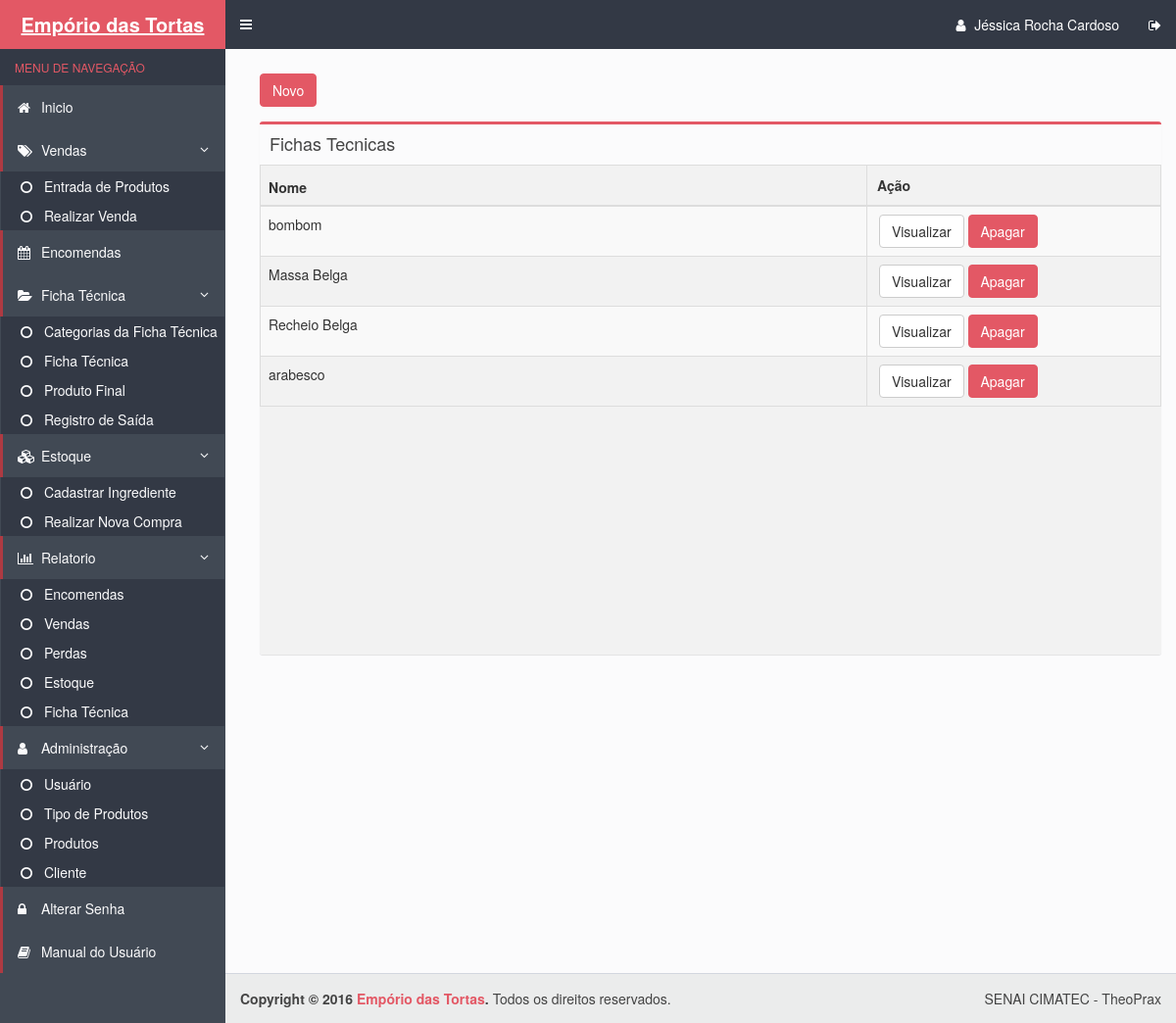
The page /ficha_tecnica.php (signed in) on the database its author committed.
### tables this page shows
CREATE TABLE IF NOT EXISTS `fichastecnicas` (
  `cod_fichaTecnica` int(11) NOT NULL AUTO_INCREMENT,
  `categoriafichatecnica_codigo` int(11) NOT NULL,
  `nome` varchar(100) NOT NULL,
  `Tamanho` varchar(1) DEFAULT NULL,
  `valortotal` decimal(10,2) unsigned NOT NULL,
  PRIMARY KEY (`cod_fichaTecnica`),
  KEY `categoriafichatecnica_codigo` (`categoriafichatecnica_codigo`)
);

### ficha_tecnica.php (the view, shortened to what this page needs)
<!DOCTYPE html>
<html>
  <head>
    <link rel="stylesheet" href="bootstrap/css/bootstrap.min.css">
    <link rel="stylesheet" href="bootstrap/css/bootstrap.css">
    <link rel="stylesheet" href="https://maxcdn.bootstrapcdn.com/font-awesome/4.4.0/css/font-awesome.min.css">
    <link rel="stylesheet" href="https://code.ionicframework.com/ionicons/2.0.1/css/ionicons.min.css">
    <link rel="stylesheet" href="dist/css/AdminLTE.css">
    <link rel="stylesheet" href="dist/css/skins/skin-blue.css">
  </head>
  <body class="hold-transition skin-blue sidebar-mini">
    <div class="wrapper">
      <?php include_once("includes/header.php") ?>
      <?php include_once("includes/menu.php") ?>
      <div class="content-wrapper">
        <section class="content">
        <div class="row">
            <div class="col-xs-12">
         <a class="btn btn-danger" href="forms/cadastrar_ficha_tecnica.php">Novo</a>
          <section class="content-header">
          </section>
              <div class="box">
                <div class="box-header">
                      <h3 class="box-title">Fichas Tecnicas</h3>
                </div>
                <div class="box-body table-responsive no-padding" id="scroll">
                  <table id="example" class="table table-striped table-bordered" cellspacing="0" width="100%">
         <thead>
      <tr>
                  <th class="views-field views-field-id">
            Nome          </th>
                  <th class="views-field views-field-field-nome" id='celula2'>
            Ação         </th>
    </thead>
    <tbody>
         <?php
             $pdo = Database::connect();
             $sql = "SELECT * from fichastecnicas"
             ;
              foreach ($pdo->query($sql) as $row) {
                  echo '<tr>';
                  echo '<td>'. $row['nome'] . '</td>';
                  echo '<td width=180>';
                  echo '<a class="btn btn-default" href="DAO/visualizar_fichatecnica.php?id='.$row['cod_fichaTecnica'].'">Visualizar</a>';
                  echo '<a class="btn btn-danger" href="DAO/Excluir_fichatecnica.php?id='.$row['cod_fichaTecnica'].'">Apagar</a>';
                  echo '</td>';
                  echo '</tr>';
             }
            ?>
      </tbody>
</table>
                </div>
              </div>
            </div>
          </div>
        </section>
      </div>
      <?php include_once("includes/footer.php") ?>
    <link rel="stylesheet" type="text/css" href="css/bootstrap.css">
    <link rel="stylesheet" type="text/css" href="css/dataTables.bootstrap.min.css">
  </body>
</html>

### ficha_tecnica.php (style rules this page uses)
#celula2 { width: 300px; padding:10px; _width: 495px; }

### rows shown on the page
fichastecnicas: nome "bombom"
fichastecnicas: nome "Massa Belga"
fichastecnicas: nome "Recheio Belga"
fichastecnicas: nome "arabesco"

### other values the page prints
$_SESSION['UsuarioNome'] "Jéssica Rocha Cardoso"
